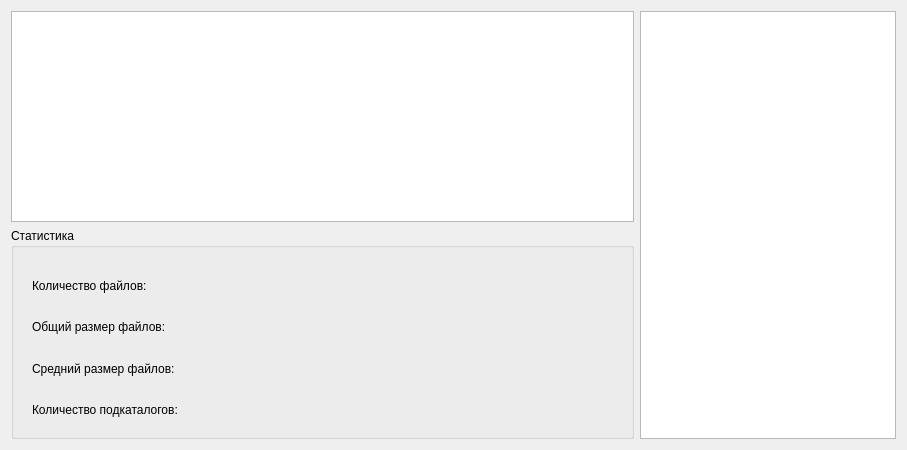
<?xml version="1.0" encoding="UTF-8"?>
<ui version="4.0">
 <class>MainWindow</class>
 <widget class="QMainWindow" name="MainWindow">
  <property name="geometry">
   <rect>
    <x>0</x>
    <y>0</y>
    <width>907</width>
    <height>450</height>
   </rect>
  </property>
  <property name="minimumSize">
   <size>
    <width>900</width>
    <height>450</height>
   </size>
  </property>
  <property name="windowTitle">
   <string>Directory Staticstic</string>
  </property>
  <widget class="QWidget" name="centralWidget">
   <layout class="QGridLayout" name="gridLayout">
    <item row="1" column="0">
     <layout class="QVBoxLayout" name="verticalLayout">
      <item>
       <widget class="QGroupBox" name="Statistic">
        <property name="sizePolicy">
         <sizepolicy hsizetype="Expanding" vsizetype="Expanding">
          <horstretch>0</horstretch>
          <verstretch>0</verstretch>
         </sizepolicy>
        </property>
        <property name="baseSize">
         <size>
          <width>0</width>
          <height>250</height>
         </size>
        </property>
        <property name="title">
         <string>Статистика</string>
        </property>
        <widget class="QWidget" name="verticalLayoutWidget_2">
         <property name="geometry">
          <rect>
           <x>10</x>
           <y>29</y>
           <width>201</width>
           <height>181</height>
          </rect>
         </property>
         <layout class="QVBoxLayout" name="verticalLayout_2">
          <item>
           <widget class="QLabel" name="label">
            <property name="text">
             <string>Количество файлов:</string>
            </property>
           </widget>
          </item>
          <item>
           <widget class="QLabel" name="label_3">
            <property name="text">
             <string>Общий размер файлов:</string>
            </property>
           </widget>
          </item>
          <item>
           <widget class="QLabel" name="label_4">
            <property name="text">
             <string>Средний размер файлов:</string>
            </property>
           </widget>
          </item>
          <item>
           <widget class="QLabel" name="label_2">
            <property name="text">
             <string>Количество подкаталогов:</string>
            </property>
           </widget>
          </item>
         </layout>
        </widget>
        <widget class="QWidget" name="verticalLayoutWidget_3">
         <property name="geometry">
          <rect>
           <x>220</x>
           <y>30</y>
           <width>201</width>
           <height>181</height>
          </rect>
         </property>
         <layout class="QVBoxLayout" name="verticalLayout_3">
          <item>
           <widget class="QLabel" name="NumFiles">
            <property name="text">
             <string/>
            </property>
           </widget>
          </item>
          <item>
           <widget class="QLabel" name="AllSize">
            <property name="text">
             <string/>
            </property>
           </widget>
          </item>
          <item>
           <widget class="QLabel" name="AvgSize">
            <property name="text">
             <string/>
            </property>
           </widget>
          </item>
          <item>
           <widget class="QLabel" name="NumSubDirs">
            <property name="text">
             <string/>
            </property>
           </widget>
          </item>
         </layout>
        </widget>
       </widget>
      </item>
     </layout>
    </item>
    <item row="0" column="0">
     <widget class="QTreeView" name="treeView">
      <property name="minimumSize">
       <size>
        <width>500</width>
        <height>0</height>
       </size>
      </property>
     </widget>
    </item>
    <item row="0" column="1" rowspan="2">
     <widget class="QTextBrowser" name="textBrowser">
      <property name="sizePolicy">
       <sizepolicy hsizetype="Minimum" vsizetype="Expanding">
        <horstretch>0</horstretch>
        <verstretch>0</verstretch>
       </sizepolicy>
      </property>
     </widget>
    </item>
   </layout>
  </widget>
 </widget>
 <layoutdefault spacing="6" margin="11"/>
 <resources/>
 <connections/>
</ui>
